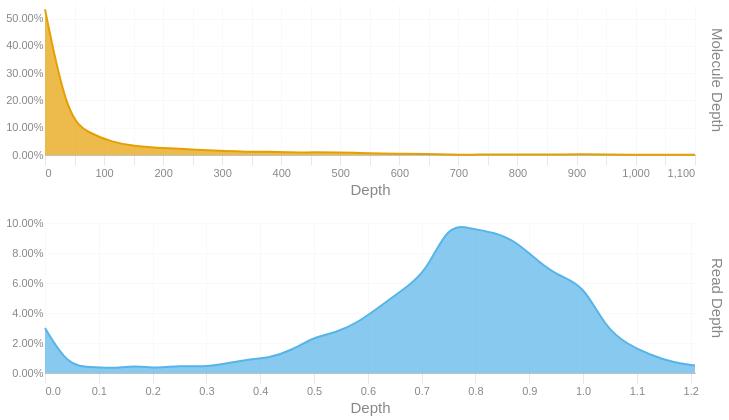

Notebook source saved alongside this figure:
### Code cell
readdep = depth_hist(tb['Read Depth'], q99, 3)
readdep = readdep.with_columns(pl.lit('Read Depth').alias('Metric'))
if not SKIPLR:
    moldep = depth_hist(tb['Molecule Depth'], mol_q99, 1)
    moldep = moldep.with_columns(pl.lit('Molecule Depth').alias('Metric'))
    _hist = pl.concat([readdep, moldep])
    _hist = _hist.filter(pl.col('Proportion') != 0)
    with SafeRender(_hist):
        (
            alt.Chart(_hist)        
            .mark_area(interpolate = "basis")
            .encode(
                x=alt.X('Bin:Q').scale(domainMin=0).axis(alt.Axis(title='Depth')),
                y = alt.Y('Proportion:Q', title = None).axis(format = '.2%'),
                color = alt.Color('Metric:N').legend(None),
                row = alt.Row("Metric:N").header(title = None, labelOrient = 'right'),
                tooltip = [
                    alt.Tooltip("Metric:N", title = "Metric"),
                    alt.Tooltip('Interval:N', title = "Depth Interval"),
                    alt.Tooltip('Proportion:Q', title = "% Alignments").format('.2%')
                ]
            )
            .resolve_scale(x='independent', y='independent')
            .properties(
                height = 150, width = 650,
                usermeta={'embedOptions': {'downloadFileName': f'{samplename}.depth.hist'}}
            )
        ).display()
else:
    readdep = readdep.filter(pl.col('Proportion') != 0)
    with SafeRender(readdep):
        (
            alt.Chart(readdep)        
            .mark_area(interpolate = "basis")
            .encode(
                x=alt.X('Bin:Q').scale(domainMin=0).axis(alt.Axis(title='Depth')),
                y = alt.Y('Proportion:Q', title = None).axis(format = '.2%'),
                tooltip = [
                    alt.Tooltip('Interval:N', title = "Depth Interval"),
                    alt.Tooltip('Proportion:Q', title = "% Alignments").format('.2%')
                ]
            )
            .properties(
                usermeta={'embedOptions': {'downloadFileName': f'{samplename}.depth.hist'}}
            )
        ).display()

### Figure 1 — Vega-Lite specification as saved in the notebook (floating-point values rounded to 4 significant figures)
{"width": 650, "height": 150, "config": {"title": {"anchor": "start", "dy": -15, "fontSize": 18, "color": "#888888", "subtitleColor": "#888888", "subtitleFontSize": 14}, "arc": {"fill": "#0072B2"}, "axis": {"domainColor": "#888888", "domainWidth": 0.5, "gridWidth": 0.2, "grid": false, "titleFontWeight": 400, "titleFontSize": 15, "labelFontSize": 11, "labelColor": "#888888", "tickColor": "#888888", "tickWidth": 0.2, "titleColor": "#888888"}, "axisBand": {"grid": false}, "axisX": {"grid": true, "tickSize": 10, "domainCap": "round"}, "axisY": {"domain": false, "grid": true, "tickSize": 0, "domainCap": "round"}, "background": "transparent", "header": {"labelFontSize": 15, "labelColor": "#888888", "titleFontSize": 15, "titleFontWeight": 600, "titleColor": "#888888"}, "legend": {"labelFont": "sans-serif", "labelFontSize": 12, "labelColor": "#888888", "symbolSize": 100, "symbolType": "circle", "titleFontSize": 12, "titlePadding": 10, "titleColor": "#888888", "title": null}, "range": {"category": ["#E69F00", "#56B4E9", "#009E73", "#F0E442", "#0072B2", "#D55E00", "#CC79A7", "#000000"], "diverging": ["#cfe8f3", "#a2d4ec", "#73bfe2", "#46abdb", "#1696d2", "#12719e"]}, "area": {"fill": "#0072B2", "fillOpacity": 0.7, "line": true, "strokeOpacity": 0.7}, "line": {"color": "#0072B2", "stroke": "#0072B2", "strokeWidth": 2}, "trail": {"color": "#0072B2", "stroke": "#0072B2", "strokeWidth": 0, "size": 1}, "point": {"filled": true, "fillOpacity": 1.0, "size": 95}, "text": {"color": "#888888", "fontSize": 11, "align": "right", "fontWeight": 400, "size": 11}, "bar": {"fill": "#0072B2", "stroke": null}, "view": {"stroke": null, "continuousWidth": 660, "continuousHeight": 400}}, "data": {"name": "data-ab06f35491759eef8df0e76b7cc17915"}, "mark": {"type": "area", "interpolate": "basis"}, "encoding": {"color": {"field": "Metric", "legend": null, "type": "nominal"}, "row": {"field": "Metric", "header": {"title": null, "labelOrient": "right"}, "type": "nominal"}, "tooltip": [{"field": "Metric", "title": "Metric", "type": "nominal"}, {"field": "Interval", "title": "Depth Interval", "type": "nominal"}, {"field": "Proportion", "format": ".2%", "title": "% Alignments", "type": "quantitative"}], "x": {"axis": {"title": "Depth"}, "field": "Bin", "scale": {"domainMin": 0}, "type": "quantitative"}, "y": {"axis": {"format": ".2%"}, "field": "Proportion", "title": null, "type": "quantitative"}}, "resolve": {"scale": {"x": "independent", "y": "independent"}}, "usermeta": {"embedOptions": {"downloadFileName": "S1_Annapolis_12.depth.hist"}}, "$schema": "https://vega.github.io/schema/vega-lite/v6.1.0.json", "datasets": {"data-ab06f35491759eef8df0e76b7cc17915": [{"Bin": 0.0, "Interval": "0.0-0.042", "Proportion": 0.03, "Metric": "Read Depth"}, {"Bin": 0.042, "Interval": "0.042-0.083", "Proportion": 0.005, "Metric": "Read Depth"}, {"Bin": 0.083, "Interval": "0.083-0.125", "Proportion": 0.004, "Metric": "Read Depth"}, {"Bin": 0.125, "Interval": "0.125-0.167", "Proportion": 0.003, "Metric": "Read Depth"}, {"Bin": 0.167, "Interval": "0.167-0.208", "Proportion": 0.005, "Metric": "Read Depth"}, {"Bin": 0.208, "Interval": "0.208-0.25", "Proportion": 0.003, "Metric": "Read Depth"}, {"Bin": 0.25, "Interval": "0.25-0.292", "Proportion": 0.005, "Metric": "Read Depth"}, {"Bin": 0.292, "Interval": "0.292-0.333", "Proportion": 0.004, "Metric": "Read Depth"}, {"Bin": 0.333, "Interval": "0.333-0.375", "Proportion": 0.006, "Metric": "Read Depth"}, {"Bin": 0.375, "Interval": "0.375-0.417", "Proportion": 0.009, "Metric": "Read Depth"}, {"Bin": 0.417, "Interval": "0.417-0.458", "Proportion": 0.01, "Metric": "Read Depth"}, {"Bin": 0.458, "Interval": "0.458-0.5", "Proportion": 0.015, "Metric": "Read Depth"}, {"Bin": 0.5, "Interval": "0.5-0.542", "Proportion": 0.024, "Metric": "Read Depth"}, {"Bin": 0.542, "Interval": "0.542-0.583", "Proportion": 0.027, "Metric": "Read Depth"}, {"Bin": 0.583, "Interval": "0.583-0.625", "Proportion": 0.034, "Metric": "Read Depth"}, {"Bin": 0.625, "Interval": "0.625-0.667", "Proportion": 0.045, "Metric": "Read Depth"}, {"Bin": 0.667, "Interval": "0.667-0.708", "Proportion": 0.056, "Metric": "Read Depth"}, {"Bin": 0.708, "Interval": "0.708-0.75", "Proportion": 0.067, "Metric": "Read Depth"}, {"Bin": 0.75, "Interval": "0.75-0.792", "Proportion": 0.1, "Metric": "Read Depth"}, {"Bin": 0.792, "Interval": "0.792-0.833", "Proportion": 0.096, "Metric": "Read Depth"}, {"Bin": 0.833, "Interval": "0.833-0.875", "Proportion": 0.094, "Metric": "Read Depth"}, {"Bin": 0.875, "Interval": "0.875-0.917", "Proportion": 0.088, "Metric": "Read Depth"}, {"Bin": 0.917, "Interval": "0.917-0.958", "Proportion": 0.074, "Metric": "Read Depth"}, {"Bin": 0.958, "Interval": "0.958-1.0", "Proportion": 0.064, "Metric": "Read Depth"}, {"Bin": 1.0, "Interval": "1.0-1.042", "Proportion": 0.059, "Metric": "Read Depth"}, {"Bin": 1.042, "Interval": "1.042-1.083", "Proportion": 0.03, "Metric": "Read Depth"}, {"Bin": 1.083, "Interval": "1.083-1.125", "Proportion": 0.019, "Metric": "Read Depth"}, {"Bin": 1.125, "Interval": "1.125-1.167", "Proportion": 0.012, "Metric": "Read Depth"}, {"Bin": 1.167, "Interval": "1.167-1.208", "Proportion": 0.007, "Metric": "Read Depth"}, {"Bin": 1.208, "Interval": "1.208-1.25", "Proportion": 0.005, "Metric": "Read Depth"}, {"Bin": 0.0, "Interval": "0.0-38.0", "Proportion": 0.534, "Metric": "Molecule Depth"}, {"Bin": 38.0, "Interval": "38.0-75.9", "Proportion": 0.132, "Metric": "Molecule Depth"}, {"Bin": 75.9, "Interval": "75.9-113.8", "Proportion": 0.079, "Metric": "Molecule Depth"}, {"Bin": 113.8, "Interval": "113.8-151.8", "Proportion": 0.047, "Metric": "Molecule Depth"}, {"Bin": 151.8, "Interval": "151.8-189.8", "Proportion": 0.032, "Metric": "Molecule Depth"}, {"Bin": 189.8, "Interval": "189.8-227.7", "Proportion": 0.026, "Metric": "Molecule Depth"}, {"Bin": 227.7, "Interval": "227.7-265.7", "Proportion": 0.023, "Metric": "Molecule Depth"}, {"Bin": 265.7, "Interval": "265.7-303.6", "Proportion": 0.018, "Metric": "Molecule Depth"}, {"Bin": 303.6, "Interval": "303.6-341.6", "Proportion": 0.014, "Metric": "Molecule Depth"}, {"Bin": 341.6, "Interval": "341.6-379.5", "Proportion": 0.012, "Metric": "Molecule Depth"}, {"Bin": 379.5, "Interval": "379.5-417.4", "Proportion": 0.012, "Metric": "Molecule Depth"}, {"Bin": 417.4, "Interval": "417.4-455.4", "Proportion": 0.009, "Metric": "Molecule Depth"}, {"Bin": 455.4, "Interval": "455.4-493.4", "Proportion": 0.01, "Metric": "Molecule Depth"}, {"Bin": 493.4, "Interval": "493.4-531.3", "Proportion": 0.009, "Metric": "Molecule Depth"}, {"Bin": 531.3, "Interval": "531.3-569.2", "Proportion": 0.008, "Metric": "Molecule Depth"}, {"Bin": 569.2, "Interval": "569.2-607.2", "Proportion": 0.005, "Metric": "Molecule Depth"}, {"Bin": 607.2, "Interval": "607.2-645.2", "Proportion": 0.005, "Metric": "Molecule Depth"}, {"Bin": 645.2, "Interval": "645.2-683.1", "Proportion": 0.004, "Metric": "Molecule Depth"}, {"Bin": 683.1, "Interval": "683.1-721.1", "Proportion": 0.002, "Metric": "Molecule Depth"}, {"Bin": 721.1, "Interval": "721.1-759.0", "Proportion": 0.001, "Metric": "Molecule Depth"}, {"Bin": 759.0, "Interval": "759.0-797.0", "Proportion": 0.002, "Metric": "Molecule Depth"}, {"Bin": 797.0, "Interval": "797.0-834.9", "Proportion": 0.002, "Metric": "Molecule Depth"}, {"Bin": 834.9, "Interval": "834.9-872.8", "Proportion": 0.002, "Metric": "Molecule Depth"}, {"Bin": 872.8, "Interval": "872.8-910.8", "Proportion": 0.002, "Metric": "Molecule Depth"}, {"Bin": 910.8, "Interval": "910.8-948.8", "Proportion": 0.003, "Metric": "Molecule Depth"}, {"Bin": 948.8, "Interval": "948.8-986.7", "Proportion": 0.002, "Metric": "Molecule Depth"}, {"Bin": 986.7, "Interval": "986.7-1024.6", "Proportion": 0.001, "Metric": "Molecule Depth"}, {"Bin": 1025.0, "Interval": "1024.6-1062.6", "Proportion": 0.001, "Metric": "Molecule Depth"}, {"Bin": 1063.0, "Interval": "1062.6-1100.6", "Proportion": 0.001, "Metric": "Molecule Depth"}, {"Bin": 1101.0, "Interval": "1100.6-1138.5", "Proportion": 0.001, "Metric": "Molecule Depth"}]}}
